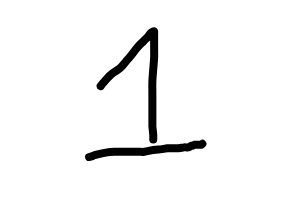
#> input picture backend/received_digit.png, 282 x 202 px
$ python -i preprocess_img.py   (imports and definitions only)
#> lines starting #> are read from the running program, lines starting #| are printed output that depends on the picture; after the words box and inside, x2 and y2 are one past the last pixel; in counts of white or black regions, pixels touching at a corner belong together
#> further down, picture is the input picture: shape (202, 282); min 0, max 255, mean 243.8
import cv2
import numpy as np
def preprocess(image):
    _, image = cv2.threshold(
        image,
        0,
        255,
        cv2.THRESH_BINARY_INV + cv2.THRESH_OTSU
    )
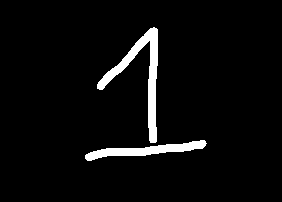
#> image: shape (202, 282); 4.4% white; 2 white regions, box (x1, y1, x2, y2) and area: (97, 27, 158, 143) 1525, (85, 140, 207, 161) 976

    coords = cv2.findNonZero(image)
#> coords = contour of 2501 points, box (x1, y1, x2, y2) (85, 27, 207, 161), area 2978

    if coords is None:
        raise ValueError("No digit found")


    x, y, w, h = cv2.boundingRect(coords)
#> x = 85; y = 27; w = 122; h = 134
    image = image[y:y+h, x:x+w]
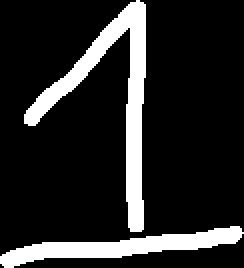
#> image: shape (134, 122) (shown 2 times larger); 15.3% white; 2 white regions, box (x1, y1, x2, y2) and area: (12, 0, 73, 116) 1525, (0, 113, 122, 134) 976

    image = cv2.resize(image, (28, 28))
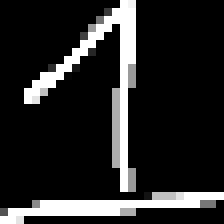
#> image: shape (28, 28) (shown 8 times larger); min 0, max 255, mean 38.5

    M = cv2.moments(image)
#> M = moments, m00 30150, centre m10/m00, m01/m00 = (12.76, 15.84)

    if M["m00"] != 0:
        cx = int(M["m10"] / M["m00"])
#> cx = 12
        cy = int(M["m01"] / M["m00"])
#> cy = 15

        shift_x = 14 - cx
#> shift_x = 2
        shift_y = 14 - cy
#> shift_y = -1

        matrix = np.float32([
            [1, 0, shift_x],
            [0, 1, shift_y]
        ])
#> matrix = [[1, 0, 2], [0, 1, -1]]

        image = cv2.warpAffine(
            image,
            matrix,
            (28, 28)
        )
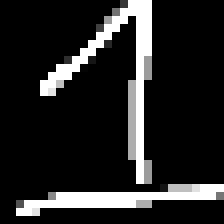
#> image: shape (28, 28) (shown 8 times larger); min 0, max 255, mean 37

    image = image.astype(np.float32) / 255.0

    return image

>>> import cv2
>>> picture = cv2.imread('../received_digit.png', cv2.IMREAD_GRAYSCALE)
>>> result = preprocess(picture)
